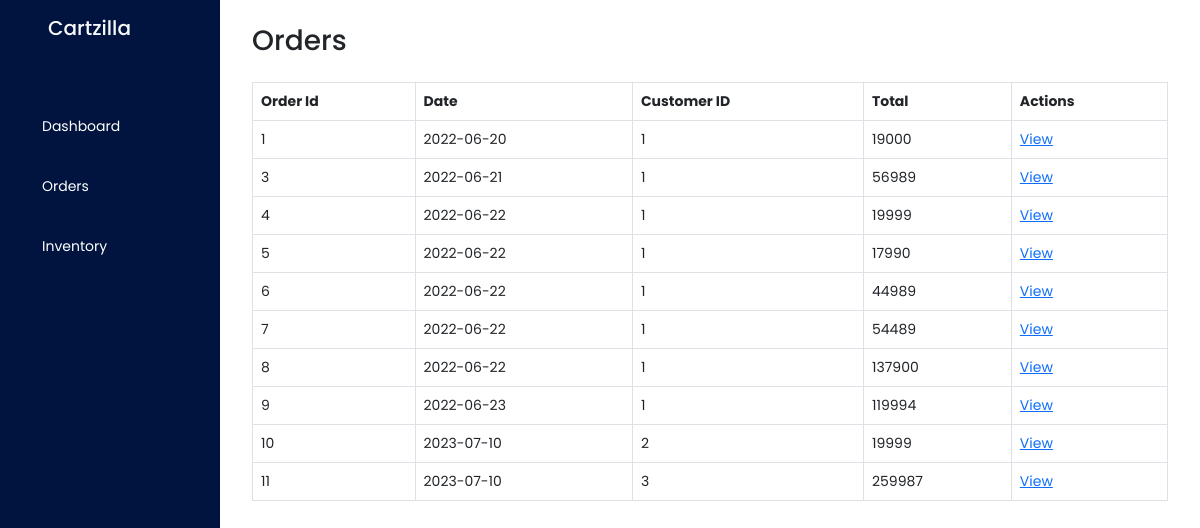
Page /admin/orders (signed in) on the committed database.
### core/models.py (models this page shows)
class Order(db.Model):
    id = db.Column(db.Integer, primary_key=True)
    user = db.Column(db.Integer, db.ForeignKey('user.id'))
    order_date = db.Column(db.Date)
    total = db.Column(db.Integer)

### core/routes.py (the view)
@app.route('/admin/orders')
@login_required
def orders():
    final = Order.query.all()
    return render_template('admin/Orders/orders.html',datas=final)

### core/routes.py (called while the page is built)
@login_manager.user_loader
def load_user(user_id):
    return User.query.get(user_id)

### core/templates/admin/Orders/orders.html (shortened to what this page needs)
{%extends 'admin/index.html'%}
{%block content%}
<div class="p-4 mx-2">
    <h3>Orders</h3>
    <div>
        <table class="table table-bordered my-4">
            <thead>
                <tr>
                    <th>Order Id</th>
                    <th>Date</th>
                    <th>Customer ID</th>
                    <th>Total</th>
                    <th>Actions</th>
                </tr>
            </thead>
            <tbody>
                {%for data in datas%}
                <tr>
                    <td>{{data.id}}</td>
                    <td>{{data.order_date}}</td>
                    <td>{{data.user}}</td>
                    <td>{{data.total}}</td>
                    <td><a href="/admin/order/{{data.id}}">View</a></td>
                </tr>
                {%endfor%}
            </tbody>
        </table>
    </div>
</div>
{%endblock%}

### core/templates/admin/index.html (shortened to what this page needs)
<!DOCTYPE html>
<html lang="en">
<head>
  <link href="https://cdn.jsdelivr.net/npm/bootstrap@5.2.0-beta1/dist/css/bootstrap.min.css" rel="stylesheet"
>
  <link rel="stylesheet" href="{{url_for('static', filename='css/admin.css')}}">
</head>
<body>
  <div class="side-nav">
    <h5 class="text-light my-3 px-5">Cartzilla</h5>
    <ul>
      <li>
        <a
          href="/admin/dashboard" data-mdb-ripple="true" data-mdb-ripple-color="dark">
          <span>Dashboard</span>
        </a>
      </li>
      <li>
        <a
          href="/admin/orders" data-mdb-ripple="true" data-mdb-ripple-color="dark">
          <span>Orders</span>
        </a>
      </li>
      <li>
        <a
          href="/admin/inventory" data-mdb-ripple="true" data-mdb-ripple-color="dark">
          <span>Inventory</span>
        </a>
      </li>
    </ul>
  </div>
  <div  style="margin-left: 220px;">
    {%block content%}
    {%endblock%}
  </div>
</body>
</html>

### core/static/css/admin.css (style rules this page uses)
body { font-family: 'Poppins', sans-serif; font-size: 14px !important; }
.side-nav { width:220px; min-height: 100%; position: fixed; background-color: rgb(0, 20, 63); }
.side-nav ul { padding-top:40px; }
.side-nav ul li { list-style: none; line-height: 40px; }
.side-nav ul li a { color: white; text-decoration: none; padding:10px; display: inline-block; }

### rows in the picture
Order: id "1", order_date "2022-06-20", user "1", total "19000"
Order: id "3", order_date "2022-06-21", user "1", total "56989"
Order: id "4", order_date "2022-06-22", user "1", total "19999"
Order: id "5", order_date "2022-06-22", user "1", total "17990"
Order: id "6", order_date "2022-06-22", user "1", total "44989"
Order: id "7", order_date "2022-06-22", user "1", total "54489"
Order: id "8", order_date "2022-06-22", user "1", total "137900"
Order: id "9", order_date "2022-06-23", user "1", total "119994"
Order: id "10", order_date "2023-07-10", user "2", total "19999"
Order: id "11", order_date "2023-07-10", user "3", total "259987"
